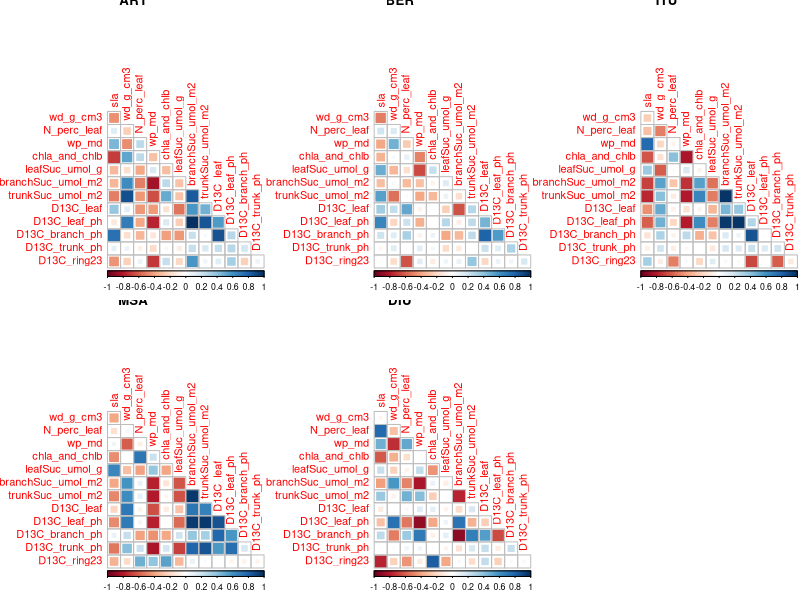

This figure's R source:
library(corrplot)
library(ggplot2)
library(tidyverse)

####1. Prepare the data####

# selection of data from the various campaigns and canopy positions is based on
# the results of the statistical analyses detailed in "quick_stats_plots"

d13CtreeRing <- read.csv("gradienteData/isotopes_gradiente_2023/Tabla_S2025-3401_mod.csv") %>% 
  full_join(read.csv("gradienteData/alturas_individuos/dbh_height.csv"),
            by = c("site", "tree")) %>% 
  filter(year == 2023) %>% 
  select(-c(year, perc_C)) %>%
  rename(d13C_ring23 = d13C_permil) %>% 
  relocate(d13C_ring23, .after = h_m)

d13CtrunkPh <- read.csv("gradienteData/isotopes_gradiente_2023/isotopes_base_phloem.csv") %>% 
  filter(sampling_date <= 20230701 | sampling_date >= 20230827) %>%
  mutate(campaign = ifelse(sampling_date <= 20230701, "spring23", "summer23")) %>% 
  select(-c(d15N_base_phloem)) |> 
  rename(d13C_trunk_ph = d13C_base_phloem)

d13Cleaf <- read.csv("gradienteData/isotopes_gradiente_2023/isotopes_leaf.csv") %>% 
  mutate(ratio_CN_leaf = C_perc_leaf/N_perc_leaf) %>% 
  filter(canopy_position == "shade_low") %>% 
  filter(sampling_date <= 20230731 | sampling_date >= 20230827) %>% 
  select(-c(weight_mg, canopy_position, canopy_position2, sampling_date))

d13CbranchPh <- read.csv("gradienteData/isotopes_gradiente_2023/isotopes_stem_phloem.csv") %>%
  filter(sampling_date <= 20230701 | sampling_date >= 20230827) %>%
  filter(canopy_position == "shade_low") %>%
  mutate(campaign = ifelse(sampling_date <= 20230701, "spring23", "summer23")) %>% 
  select(-c(d15N_stem_phloem, canopy_position, canopy_position2, sampling_date)) |> 
  rename(d13C_branch_ph = d13C_stem_phloem)

d13CleafPh <- read.csv("gradienteData/isotopes_gradiente_2023/isotopes_leaf_phloem.csv") |> 
  filter(sampling_date <= 20230701 | sampling_date >= 20230827) %>%
  mutate(campaign = ifelse(sampling_date <= 20230701, "spring23", "summer23")) %>% 
  select(-c(sampling_date))

gradienteFull <- full_join(d13CbranchPh, d13CtrunkPh, by = c("site", "tree", "campaign")) |> 
  full_join(d13Cleaf, by = c("site", "tree", "campaign")) |>
  full_join(d13CleafPh, by = c("site", "tree", "campaign")) |> 
  full_join(d13CtreeRing, by = c("site", "tree")) |> 
  relocate(c(dbh_cm, h_m, d13C_ring23), .after = campaign) |> 
  relocate(sampling_date, .after = campaign) |> 
  # remove a value of tree ring d13C where we have no other records
  filter(tree != "MSA7") |>
  mutate(d13Camb_month = ifelse(campaign == "spring23", -8.75, -8.64)) |> 
  mutate(d13Camb_year = -8.64) |> 
  mutate(D13C_leaf = (d13Camb_month - d13C_leaf)/(1+d13C_leaf*0.001)) |> 
  mutate(D13C_leaf_ph = (d13Camb_month - d13C_leaf_ph)/(1+d13C_leaf_ph*0.001)) |> 
  mutate(D13C_branch_ph = (d13Camb_month - d13C_branch_ph)/(1+d13C_branch_ph*0.001)) |>
  mutate(D13C_trunk_ph = (d13Camb_month - d13C_trunk_ph)/(1+d13C_trunk_ph*0.001)) |>
  mutate(D13C_ring23 = (d13Camb_year - d13C_ring23)/(1+d13C_ring23*0.001)) |> 
  full_join(read.csv("gradienteOutput/clean_df/wp.csv"), by = c("site", "campaign", "tree")) |> 
  full_join(read.csv("gradienteOutput/clean_df/sla.csv"), by = c("site", "campaign", "tree")) |> 
  full_join(read.csv("gradienteOutput/clean_df/wd.csv"), by = c("site", "campaign", "tree")) |> 
  full_join(read.csv("gradienteOutput/clean_df/chl.csv"), by = c("site", "campaign", "tree")) |> 
  full_join(read.csv("gradienteOutput/clean_df/sucrose.csv"), by = c("site", "campaign", "tree")) |> 
  select(-c(sampling_date)) |> 
  select(-c(starts_with("d13C", ignore.case = FALSE))) |> 
  # leave out variable that gave low correlations in the first screening
  select(-c(d15N_leaf, C_perc_leaf, ratio_CN_leaf, chla_ug_ml, chlb_ug_ml, chla_chlb)) |> 
  mutate(site = factor(as.factor(site), levels = c("ART", "BER", "ITU", "MSA", "DIU", "HMO")))

gradiente <- gradienteFull |> 
  filter(site != "HMO") |> 
  mutate(site = droplevels(site))

myOrder <- c("site", "tree", "campaign", "sla", "wd_g_cm3",
             "N_perc_leaf", "wp_md", "chla_and_chlb", "leafSuc_umol_g",
             "branchSuc_umol_m2", "trunkSuc_umol_m2","D13C_leaf", "D13C_leaf_ph",
             "D13C_branch_ph", "D13C_trunk_ph","D13C_ring23")

gradiente <- gradiente[, myOrder]

####2. Calcualte and plot correlation matrices####

sites <- levels(gradiente$site)
gradienteList <- list()
for(i in 1:length(sites)){
  gradienteList[[i]] <- subset(gradiente, site == sites[i])[, 4:ncol(gradiente)]
}

corrList <- list()
for(i in 1:length(gradienteList)){
  corrList[[i]] <- cor(gradienteList[[i]], use = "pairwise.complete.obs")
}

windows(18,8)
par(mfrow=c(2,3))

corrPlots <- list()
for(i in 1:length(corrList)){
  corrPlots[[i]] <- corrplot::corrplot(corrList[[i]],
                                       method = "square", order = "original",
                                       type = "lower", diag = F, main = sites[i])
}

####3. Correlations with climate####

climate <- read.csv("gradienteOutput/clean_df/summary_meteo_campaigns.csv")# |> 
  #select(-c(starts_with("P_", ignore.case = FALSE))) |> 
  #select(-c(starts_with("Tmin", ignore.case = FALSE)))

D13C_summary <- gradiente %>%
  group_by(campaign, site) %>%
  summarise(
    D13C_leaf_mean = mean(D13C_leaf, na.rm = TRUE),
    D13C_leaf_ph_mean = mean(D13C_leaf_ph, na.rm = TRUE),
    D13C_branch_ph_mean = mean(D13C_branch_ph, na.rm = TRUE),
    D13C_trunk_ph_mean = mean(D13C_trunk_ph, na.rm = TRUE),
    D13C_ring23_mean = mean(D13C_ring23, na.rm = TRUE),
    .groups = "drop"
  ) |> 
  left_join(climate, by = c("site", "campaign"))

corrClimate <- cor(D13C_summary[, -c(1:2)], use = "pairwise.complete.obs")
write.csv(corrClimate, file = "crap2.csv", row.names = F)

myCorrClim <- read.csv("crap.csv")
